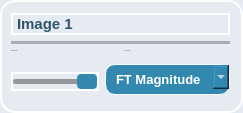
                <widget class="QFrame" name="frame_17">
                 <property name="styleSheet">
                  <string notr="true">background-color: rgb(230, 234, 241); /* Background color */
    border-radius: 15px; /* Curved borders */
    border: 2px solid #ffffff; /* 3D outline */

    box-shadow: 2px 2px 8px rgba(0, 0, 0, 0.7); /* 3D shadow effect */</string>
                 </property>
                 <property name="frameShape">
                  <enum>QFrame::StyledPanel</enum>
                 </property>
                 <property name="frameShadow">
                  <enum>QFrame::Raised</enum>
                 </property>
                 <layout class="QGridLayout" name="gridLayout_17">
                  <property name="leftMargin">
                   <number>9</number>
                  </property>
                  <item row="0" column="0">
                   <layout class="QVBoxLayout" name="verticalLayout_61">
                    <property name="leftMargin">
                     <number>0</number>
                    </property>
                    <item>
                     <widget class="QLabel" name="label_38">
                      <property name="styleSheet">
                       <string notr="true">color: #2e556d;
font-weight:Bold;
font-size: 15px;
</string>
                      </property>
                      <property name="text">
                       <string>Image 1</string>
                      </property>
                     </widget>
                    </item>
                    <item>
                     <widget class="Line" name="line_30">
                      <property name="styleSheet">
                       <string notr="true">/* Line style */

  /* Set the width of the line */
  width: 20px;

  /* Set the height of the line */
  height: 5px;

  /* Set the background color of the line */
  background-color:#a8abaf;

  /* Set the border of the line */
  border: 10px;

  /* Set the border radius of the line */
  border-radius:5px;




</string>
                      </property>
                      <property name="orientation">
                       <enum>Qt::Horizontal</enum>
                      </property>
                     </widget>
                    </item>
                    <item>
                     <layout class="QHBoxLayout" name="horizontalLayout_38">
                      <item>
                       <layout class="QVBoxLayout" name="verticalLayout_62" stretch="0,5">
                        <item>
                         <widget class="QLabel" name="label_30">
                          <property name="font">
                           <font>
                            <pointsize>-1</pointsize>
                           </font>
                          </property>
                          <property name="styleSheet">
                           <string notr="true">color: #2e556d;
font-weight:10000px;
border: None;
</string>
                          </property>
                          <property name="text">
                           <string>Original Image</string>
                          </property>
                         </widget>
                        </item>
                        <item>
                         <widget class="QWidget" name="original_1" native="true">
                          <property name="styleSheet">
                           <string notr="true">border: 3px solid #ffffff;
background-color: #dce3eb;
border:None;</string>
                          </property>
                         </widget>
                        </item>
                       </layout>
                      </item>
                      <item>
                       <layout class="QVBoxLayout" name="verticalLayout_63" stretch="0,5">
                        <item>
                         <widget class="QLabel" name="label_31">
                          <property name="font">
                           <font>
                            <pointsize>-1</pointsize>
                           </font>
                          </property>
                          <property name="styleSheet">
                           <string notr="true">color: #2e556d;
font-weight:10000px;
border: None;</string>
                          </property>
                          <property name="text">
                           <string>FT Component</string>
                          </property>
                         </widget>
                        </item>
                        <item>
                         <widget class="QWidget" name="component_image_1" native="true">
                          <property name="styleSheet">
                           <string notr="true">border: 3px solid #ffffff;
background-color: #dce3eb;
border:None;</string>
                          </property>
                         </widget>
                        </item>
                       </layout>
                      </item>
                     </layout>
                    </item>
                    <item>
                     <layout class="QHBoxLayout" name="horizontalLayout_47">
                      <property name="spacing">
                       <number>6</number>
                      </property>
                      <property name="sizeConstraint">
                       <enum>QLayout::SetMaximumSize</enum>
                      </property>
                      <item>
                       <widget class="QSlider" name="Slider_weight3_5">
                        <property name="sizePolicy">
                         <sizepolicy hsizetype="Minimum" vsizetype="Fixed">
                          <horstretch>0</horstretch>
                          <verstretch>0</verstretch>
                         </sizepolicy>
                        </property>
                        <property name="styleSheet">
                         <string notr="true">QSlider::groove {
background: rgb(149, 151, 154); /* Color of the track */
border: 0px solid #999; /* Border of the track */
height: 5px; /* Set the height of the track */
border-radius: 2px; /* Round the corners of the track */
}

/* Style for the slider handle (thumb) */
QSlider::handle {
background: #3388b0; /* Color of the handle */
width: 20px; /* Width of the handle */
height: 10px; /* Height of the handle */
margin: -5px 0; /* Negative margin to center the handle vertically */
border-radius: 4px;
border: none;
}

/* Style for the slider handle when pressed */
QSlider::handle:pressed {
background: #1f536b; /* Color of the handle when pressed */
border: 1px solid #3498db; /* Border of the handle when pressed */
}</string>
                        </property>
                        <property name="maximum">
                         <number>100</number>
                        </property>
                        <property name="singleStep">
                         <number>10</number>
                        </property>
                        <property name="pageStep">
                         <number>0</number>
                        </property>
                        <property name="sliderPosition">
                         <number>100</number>
                        </property>
                        <property name="orientation">
                         <enum>Qt::Horizontal</enum>
                        </property>
                       </widget>
                      </item>
                      <item>
                       <widget class="QComboBox" name="combo1_6">
                        <property name="cursor">
                         <cursorShape>PointingHandCursor</cursorShape>
                        </property>
                        <property name="styleSheet">
                         <string notr="true">QComboBox {
    font-family: &quot;Arial&quot;;
    font-weight: 600; /* Semibold */
    font-size: 10pt; /* Adjust the font size as needed */
 	color: rgb(26, 70, 91);
    border: 1px solid  rgb(26, 70, 91);; /* Set the border to 1px solid white */
	margin-bottom: 5px;
	background-color: #3388b0;   /* Background color for the combo box */
    border: 1px solid #ffffff;   /* Border around the combo box */
    border-radius: 10px;         /* Rounded corners */
    padding: 6px 10px;           /* Padding around the text */
    color: white;               
}

QComboBox::drop-down {
color: rgb(26, 70, 91);
}
QComboBox QAbstractItemView {
    background-color: #rgb(224, 224, 224);   /* Background color for the list */

    selection-background-color: #3f7293; /* Selection color when an item is highlighted */

}</string>
                        </property>
                        <item>
                         <property name="text">
                          <string>FT Magnitude</string>
                         </property>
                        </item>
                        <item>
                         <property name="text">
                          <string>FT Phase</string>
                         </property>
                        </item>
                        <item>
                         <property name="text">
                          <string>FT Real</string>
                         </property>
                        </item>
                        <item>
                         <property name="text">
                          <string>FT Imaginary</string>
                         </property>
                        </item>
                       </widget>
                      </item>
                     </layout>
                    </item>
                   </layout>
                  </item>
                 </layout>
                </widget>
